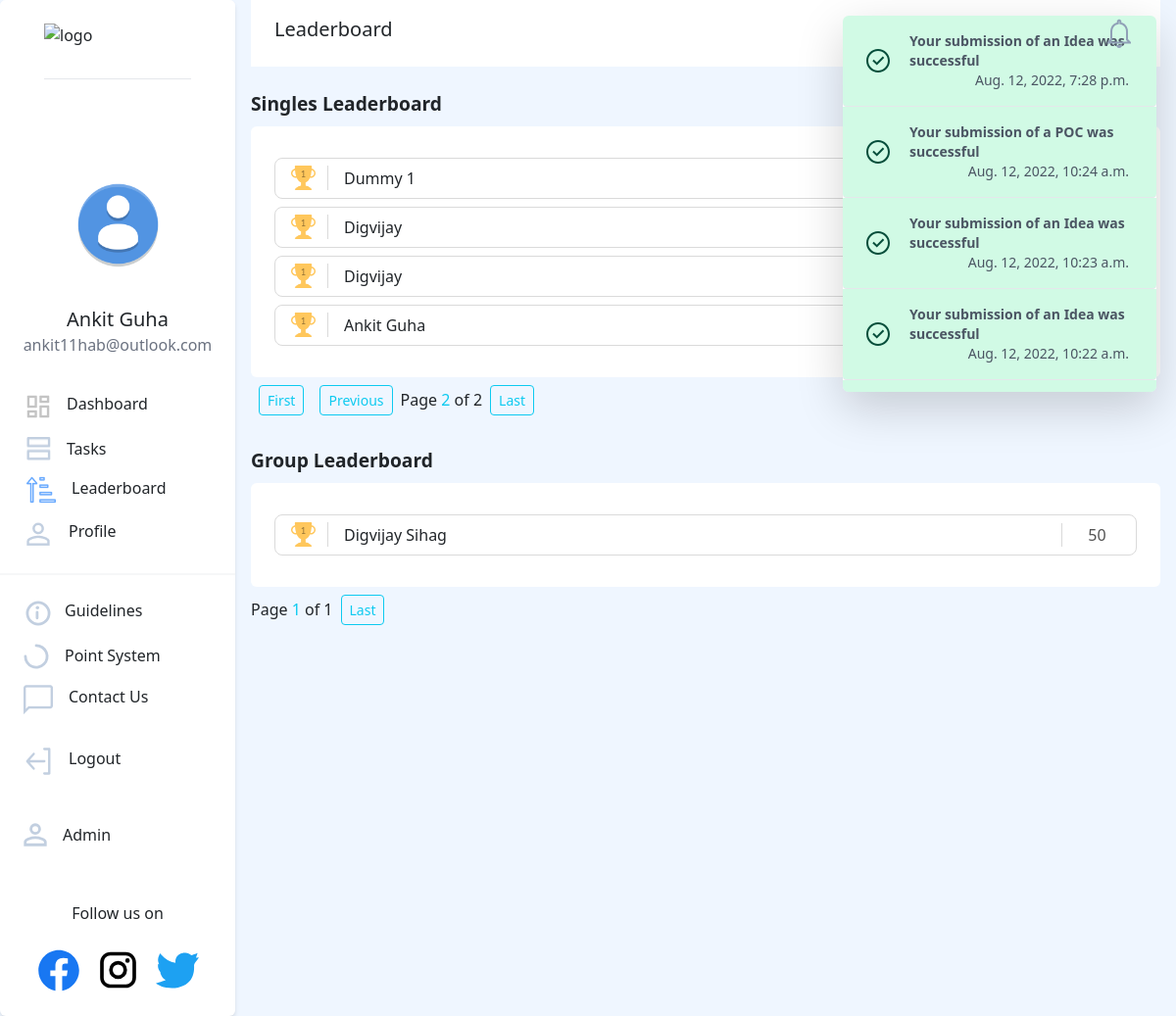
/leaderboard/?page=3 (signed in), run on an earlier commit of the app's database.
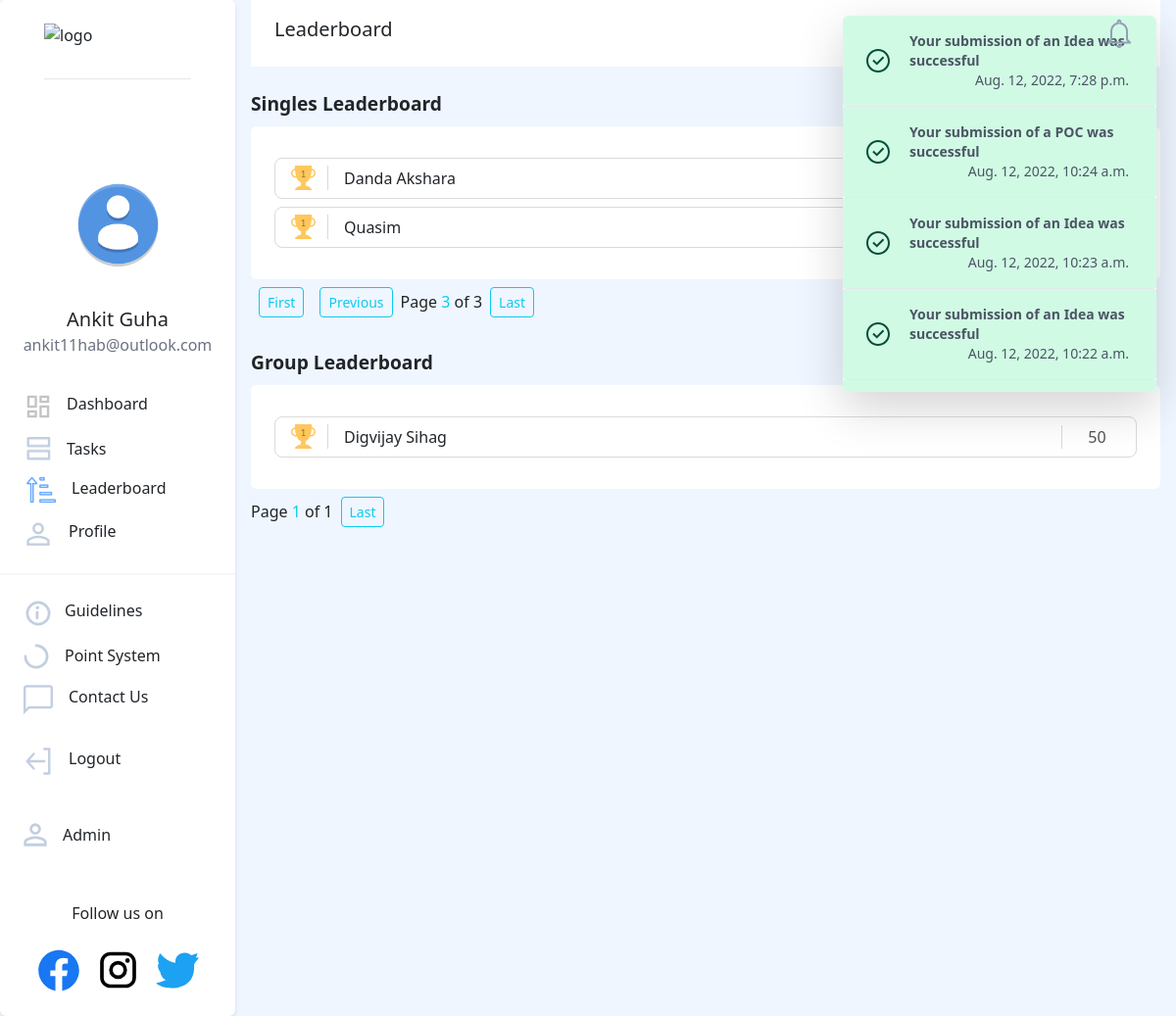
And on a later commit of the database.
### dashboard/models.py (models this page shows, shortened)
class Notifications(models.Model):
    TYPECHOICES = [
        ('Success', 'Success'),
        ('Warning', 'Warning'),
        ('Info', 'Info'),
    ]
    id = models.SlugField(primary_key=True, default=uuid.uuid4)
    message = models.CharField(max_length=200)
    user = models.ForeignKey(
        'users.NewUser', default=None, null=True,blank=True, on_delete=models.CASCADE)
    created_on = models.DateTimeField(default=timezone.now)
    type = models.CharField(max_length=200,choices=TYPECHOICES)
    isread=models.BooleanField(default=False)

### users/models.py (models this page shows, shortened)
class NewUser(AbstractBaseUser, PermissionsMixin):
    id = models.SlugField(primary_key=True, default=uuid.uuid4)
    alcherid = models.CharField(
        max_length=9, blank=True, unique=True, default=create_new_ref_number)
    img = models.ImageField(
        upload_to="image-uploads/", default='image-uploads/user.png')
    email = models.EmailField(_('email address'), unique=True)
    username = models.CharField(max_length=150, unique=False, default="user")
    firstname = models.CharField(max_length=150, blank=True)
    phone = PhoneNumberField(unique=False, blank=True)
    graduation_year = models.CharField(max_length=200, unique=False)
    college_state = models.CharField(max_length=200, unique=False)
    college_city = models.CharField(max_length=200, unique=False)
    college_name = models.CharField(max_length=200, unique=False)
    position_of_responsibility = models.CharField(
        max_length=200, unique=False, blank=True)
    interested_modules = models.CharField(
        max_length=200, unique=False, blank=True)
    instahandle = models.CharField(
        max_length=200, blank=True, null=True, unique=True, )
    referred_by = models.CharField(
        max_length=9, blank=True)
    referrals = models.IntegerField(default=0)
    date_joined = models.DateTimeField(default=timezone.now)
    provider = models.CharField(max_length=200, unique=False, default="email")
    about = models.TextField(_('about'), max_length=500, blank=True)
    is_staff = models.BooleanField(default=False)
    is_active = models.BooleanField(default=False)
    objects = CustomAccountManager()
    points = models.IntegerField(default=50)
    tasks = models.IntegerField(default=0)
    USERNAME_FIELD = 'email'
    REQUIRED_FIELDS = ['firstname']

class UserGroup(models.Model):
    id = models.SlugField(primary_key=True, default=uuid.uuid4)
    leader = models.ForeignKey(
        'NewUser', related_name='leader', on_delete=models.CASCADE)
    executive = models.ForeignKey(
        'NewUser', related_name='executive', on_delete=models.CASCADE)
    college_state = models.CharField(max_length=200, unique=False)
    college_city = models.CharField(max_length=200, unique=False)
    college_name = models.CharField(max_length=200, unique=False)
    referred_by = models.CharField(
        max_length=9, blank=True)

### dashboard/views.py (the view)
# urls.py: path('leaderboard/', dashboard_views.leaderboard, name='leaderboard'),
@login_required
def leaderboard(request):
    notification_list = Notifications.objects.filter(
            Q(user=request.user) | Q(user=None)).order_by('-created_on')
    isread = True
    notification_list = Notifications.objects.filter(
        Q(user=request.user) | Q(user=None)).order_by('-created_on')
    for notif in notification_list:
        if not notif.isread:
            isread = False
            break
    users = NewUser.objects.all().order_by('-points')[:30]
    groupUsers=UserGroup.objects.all().order_by('-leader')[:10]
    paginator1 = Paginator(users,5)
    paginator2 = Paginator(groupUsers,5)
    page_number1 = request.GET.get('page')
    page_number2 = request.GET.get('page')
    page_obj1= paginator1.get_page(page_number1)
    page_obj2= paginator2.get_page(page_number2)
    context = {
        'heading': "Leaderboard",
        'users': users,
        'grpusers': groupUsers,
        'notification_list': notification_list, 'isread': isread,
        'index': page_obj1,
        'index1':page_obj2,
    }
    return render(request, 'dashboard/complete_leaderboard.html', context)

### templates/dashboard/complete_leaderboard.html (shortened to what this page needs)
{% extends '../basic.html'%}
{% load static %}
{% block body %}
<body class="bg-blue-50 ">
    <div class="flex">
        {% include "../navbar.html" %}
        <div class="mt-4" style="font-size: larger;font-weight: bolder;">Singles Leaderboard</div>
        <div class="flex">
            <div class="bg-white mt-2 rounded p-6" style="width:100%">
                {% for user in index %}
                <div class="px-3 my-2" style="border: 1px solid rgb(218, 218, 218); border-radius: 8px; display: flex; align-items: center;">
                    <div class="pr-3" style="border-right: 1px solid rgb(218, 218, 218)"><img src="{% static 'images/gold.png' %}"></div>
                    <div class="ml-4 my-2">{{ user.firstname }} {{ user.lastname }}</div>
                    <div class="ml-auto pl-3" style="border-left: 1px solid rgb(218, 218, 218);color: rgb(82, 82, 82); width:60px; text-align: center;">{{ user.points }}</div>
                </div>
                {% endfor %}
            </div>
        </div>
        <div class="pagination" style="align-items:center">
            {% if index.has_previous %}
                <a href="?page=1" class="my-2 mx-2 btn btn-outline-info btn-sm">First</a>
                <a href="?page={{ index.previous_page_number }}" class="my-2 mx-2 btn btn-outline-info btn-sm">Previous</a>
            {% endif %}
            <span>Page <span style="color:rgb(13 202 240)" >{{ index.number }} </span> of {{ index.paginator.num_pages }}</span>
            <a href="?page={{ index.paginator.num_pages }}" class="my-2 mx-2 btn btn-outline-info btn-sm">Last</a>
        </div>
        <div class="mt-4" style="font-size: larger;font-weight: bolder;">Group Leaderboard</div>
        <div class="flex">
            <div class="bg-white mt-2 rounded p-6" style="width:100%;">
                {% for user in index1 %}
                <div class="px-3 my-2" style="border: 1px solid rgb(218, 218, 218); border-radius: 8px; display: flex; align-items: center;">
                    <div class="pr-3" style="border-right: 1px solid rgb(218, 218, 218)"><img src="{% static 'images/gold.png' %}"></div>
                    <div class="ml-4 my-2">{{ user.leader.firstname }} {{ user.leader.lastname }}</div>
                    <div class="ml-auto pl-3" style="border-left: 1px solid rgb(218, 218, 218);color: rgb(82, 82, 82); width:60px; text-align: center;">{{ user.leader.points }}</div>
                </div>
                {% endfor %}
            </div>
        </div>
        <div class="pagination" style="align-items:center">
            <span>Page <span style="color:rgb(13 202 240)" >{{ index1.number }} </span> of {{ index1.paginator.num_pages }}</span>
            <a href="?page={{ index1.paginator.num_pages }}" class="my-2 mx-2 btn btn-outline-info btn-sm">Last</a>
        </div>
    </div>
</body>
{%endblock%}

### templates/navbarnotifications.html (shortened to what this page needs)
{% load static %}
<button @click="dropdownOpen = !dropdownOpen" id="notif_unread" style="z-index:100;">
    {% if isread %}
    <img src="{% static 'icons/notifications-read.png' %}" id="notif_unread_img"/>
    {% else %}
    <img src="{% static 'icons/notifications-unread.png' %}" id="notif_unread_img"/>
    {% endif %}
</button>
<div x-show="dropdownOpen" @click="dropdownOpen = false" class="fixed inset-0 h-full w-full z-10"></div>
<div x-show="dropdownOpen" class="absolute right-0 bg-white rounded-md shadow-lg overflow-y-scroll max-h-96 z-20 lg:mx-5"
    style="width:20rem;" id="dropdown" style="display:none;">
    {% for notification in notification_list %}
    {% if notification.type == 'Info' %}
    <div>
        <a class="flex items-center px-4 py-3 border-b hover:bg-blue-300 bg-blue-100 rounded-b text-blue-900">
            <div class="py-1"><svg class="fill-current h-6 w-6 text-teal-500 mr-4" xmlns="http://www.w3.org/2000/svg"
                    viewBox="0 0 20 20">
                    <path
                        d="M2.93 17.07A10 10 0 1 1 17.07 2.93 10 10 0 0 1 2.93 17.07zm12.73-1.41A8 8 0 1 0 4.34 4.34a8 8 0 0 0 11.32 11.32zM9 11V9h2v6H9v-4zm0-6h2v2H9V5z" />
                </svg>
            </div>
            <p class="text-gray-600 text-sm mx-1 flex-grow">
                <span class="font-bold" href="#">{{notification.message}}</span>
                <br /><span class="font-thin float-right" href="#">{{notification.created_on}}</span>
            </p>
        </a>
    </div>
    {% elif notification.type == 'Success' %}
    <div>
        <a class="flex items-center px-4 py-3 border-b hover:bg-green-300 bg-green-100 rounded-b text-green-900">
            <div class="py-1">
            </div>
            <div class="text-gray-600 text-sm mx-1 flex-grow">
                <span class="font-bold" href="#">{{notification.message}}</span>
                <br /><span class="font-thin float-right" href="#">{{notification.created_on}}</span>
            </div>
        </a>
    </div>
    {% endif %}
    {% endfor %}
</div>

What changed in the data, as far as the page shows it:
no longer on this page (row unchanged): NewUser: firstname "Dummy 1"
no longer on this page (row unchanged): NewUser: firstname "Digvijay"
no longer on this page (row unchanged): NewUser: firstname "Digvijay"
no longer on this page (row unchanged): NewUser: firstname "Ankit Guha"
added NewUser: firstname "Danda Akshara"
added NewUser: firstname "Quasim"
Also different on the page:
{{ index.number }}: "2" → "3"
{{ index.paginator.num_pages }}: "2" → "3"
